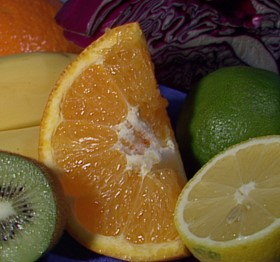
#> input picture 2 Week/fruits.jpg, 280 x 262 px
$ python '2. HIstogram.py'
#> lines starting #> are read from the running program, lines starting #| are printed output that depends on the picture
import numpy as np
import cv2
import matplotlib.pyplot as plt

src = cv2.imread('fruits.jpg', cv2.IMREAD_GRAYSCALE)
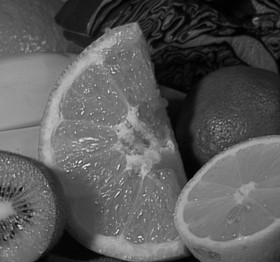
#> src: shape (262, 280); min 0, max 234, mean 89.1
src = cv2.add(src, 64)
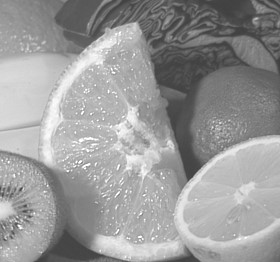
#> src: shape (262, 280); min 64, max 255, mean 153.1

hist = cv2.calcHist([src], [0], None, [256], [0, 256])
#> hist = 256 values, max 906 at index 175, min 0 at index 0, mean 286.6
plt.plot(hist, color='r')
plt.title('histogram plot')
plt.xlabel('pixel intensity')
plt.ylabel('pixel num')
plt.show()
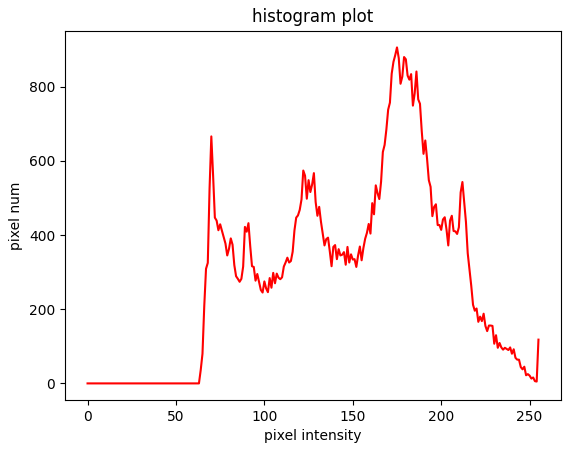
#> figure drawn by matplotlib, 1 panel; curve peaks at x = 175, y = 906

histFlatten = hist.flatten()
#> histFlatten has the same summary as hist

binX = np.arange(len(histFlatten))
#> binX = 256 values from 0 to 255
plt.bar(binX, histFlatten, width=1, color='g')
plt.title('histogram bar')
plt.xlabel('pixel intensity')
plt.ylabel('pixel num')
plt.show()
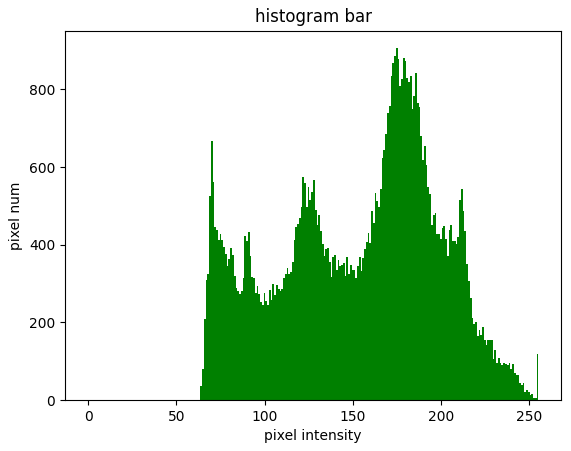
#> figure drawn by matplotlib, 1 panel; tallest bar 906 high, from x = 174.5 to 175.5
